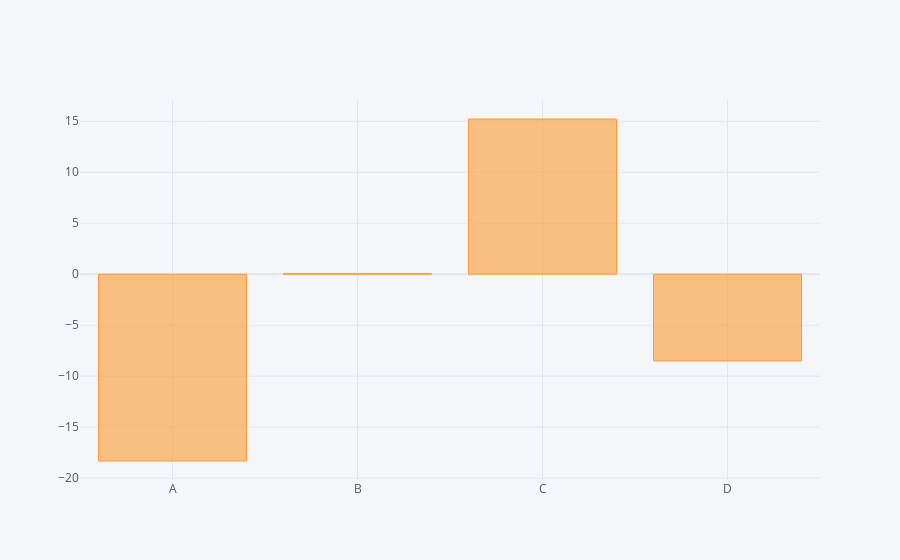

Source (notebook cell):
### Code cell
df.sum().iplot(kind='bar')

### Figure 1 — Plotly figure (JSON) as saved in the notebook; plotly's stock layout.template omitted (floating-point values rounded to 4 significant figures)
{"data": [{"marker": {"color": "rgba(255, 153, 51, 0.6)", "line": {"color": "rgba(255, 153, 51, 1.0)", "width": 1}}, "name": "None", "orientation": "v", "text": "", "type": "bar", "x": ["A", "B", "C", "D"], "y": [-18.32, 0.07491, 15.22, -8.505]}], "layout": {"legend": {"bgcolor": "#F5F6F9", "font": {"color": "#4D5663"}}, "paper_bgcolor": "#F5F6F9", "plot_bgcolor": "#F5F6F9", "title": {"font": {"color": "#4D5663"}}, "xaxis": {"gridcolor": "#E1E5ED", "showgrid": true, "tickfont": {"color": "#4D5663"}, "title": {"font": {"color": "#4D5663"}, "text": ""}, "zerolinecolor": "#E1E5ED"}, "yaxis": {"gridcolor": "#E1E5ED", "showgrid": true, "tickfont": {"color": "#4D5663"}, "title": {"font": {"color": "#4D5663"}, "text": ""}, "zerolinecolor": "#E1E5ED"}}}
